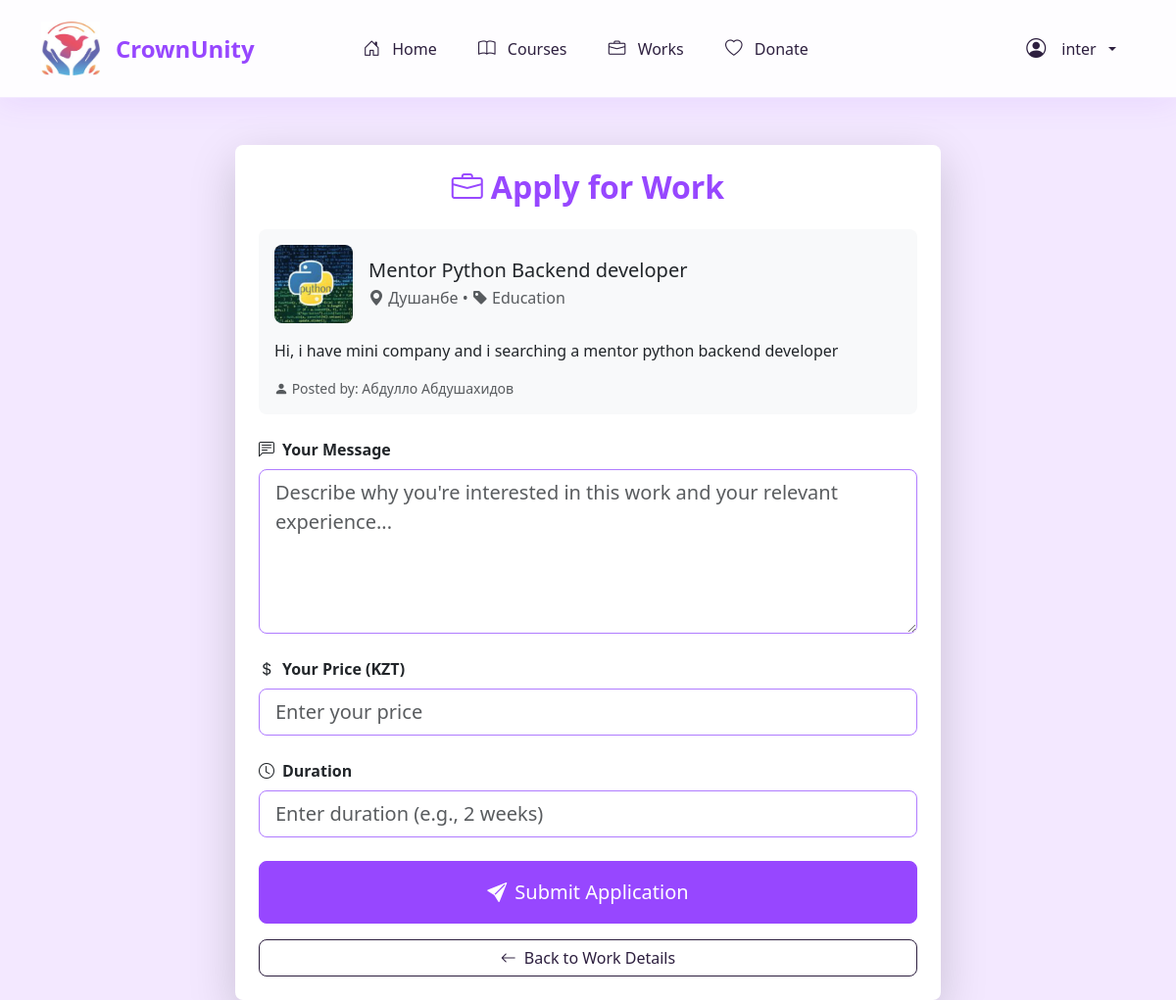
The app's page /application_create/2/ (signed in) with its own data.
### gender/models.py (models this page shows, shortened)
class User(AbstractUser):
    ROLES = (
        ('admin', 'Administrator'),
        ('user', 'User'),
        ('volunteer', 'Volunteer'),
        ('donor', 'Donor'),
    )
    phone = models.CharField(max_length=20, blank=True)
    role = models.CharField(max_length=10, choices=ROLES, default='user')
    registration_date = models.DateTimeField(default=timezone.now)

class Work(models.Model):
    title = models.CharField(max_length=100)
    description = models.TextField()
    category = models.ForeignKey(Category, on_delete=models.CASCADE)
    image = models.ImageField(upload_to="static/images/work", null=True, blank=True)
    video = models.FileField(upload_to="static/videos/work", max_length=255, null=True, blank=True)
    user = models.ForeignKey(User, on_delete=models.CASCADE)
    region = models.ForeignKey(Region, on_delete=models.CASCADE)
    address = models.CharField(max_length=255)
    created_on = models.DateTimeField(auto_now=True)
    is_active = models.BooleanField(default=True)

class Region(models.Model):
    name = models.CharField(max_length=50)
    image = models.ImageField(upload_to="static/images/region", null=True, blank=True)

class Category(models.Model):
    name = models.CharField(max_length=50)
    image = models.ImageField(upload_to="static/images/category", null=True, blank=True)

### gender/views.py (the view)
# urls.py: path("application_create/<int:pk>/", application_create_view, name="application_create"),
@login_required
def application_create_view(request, pk):
    work = get_object_or_404(Work, pk=pk)
    existing_application = Application.objects.filter(work=work, user=request.user).first()
    if existing_application:
        messages.warning(request, 'You have already applied for this work.')
        return redirect('work_detail', pk=work.id)
    if work.user == request.user:
        messages.error(request, 'You cannot apply for your own work.')
        return redirect('work_detail', pk=work.id)
    if request.method == 'POST':
        form = ApplicationForm(request.POST)
        if form.is_valid():
            application = form.save(commit=False)
            application.user = request.user
            application.work = work
            application.status = "IN PROCESS"
            application.save()
            messages.success(request, 'Your application has been submitted successfully!')
            return redirect('my_applications')
    else:
        form = ApplicationForm()
    return render(request, 'gender/application_create.html', {
        'form': form,
        'work': work
    })

### gender/forms.py
class ApplicationForm(forms.ModelForm):
    class Meta:
        model = Application
        fields = ['message', 'price', 'duration']
        widgets = {
            'message': forms.Textarea(attrs={'class': 'form-control', 'rows': 4, 'placeholder': 'Enter your message'}),
            'price': forms.NumberInput(attrs={'class': 'form-control', 'placeholder': 'Enter your price'}),
            'duration': forms.TextInput(attrs={'class': 'form-control', 'placeholder': 'Enter duration (e.g., 2 weeks)'}),
        }

### gender/templates/gender/application_create.html (shortened to what this page needs)
{% extends 'gender/base.html' %}
{% load django_bootstrap5 %}
{% block content %}
<div class="container mt-5">
    <div class="row justify-content-center">
        <div class="col-md-8">
            <div class="card shadow-lg border-0 rounded-3">
                <div class="card-body p-4">
                    <h2 class="text-center mb-4" style="color: var(--primary-purple); font-weight: 600;">
                        <i class="bi bi-briefcase me-2"></i>Apply for Work
                    </h2>
                    <div class="mb-4">
                        <div class="card bg-light border-0 rounded-3">
                            <div class="card-body">
                                <div class="d-flex align-items-center mb-3">
                                    <div class="flex-shrink-0">
                                        {% if work.image %}
                                            <img src="{{ work.image.url }}" alt="{{ work.title }}" class="rounded-3" style="width: 80px; height: 80px; object-fit: cover;">
                                        {% else %}
                                            <div class="bg-secondary rounded-3 d-flex align-items-center justify-content-center" style="width: 80px; height: 80px;">
                                                <i class="bi bi-briefcase text-white" style="font-size: 2rem;"></i>
                                            </div>
                                        {% endif %}
                                    </div>
                                    <div class="flex-grow-1 ms-3">
                                        <h5 class="card-title mb-1">{{ work.title }}</h5>
                                        <p class="card-text text-muted mb-0">
                                            <i class="bi bi-geo-alt-fill"></i> {{ work.region.name }} &bull;
                                            <i class="bi bi-tag-fill"></i> {{ work.category.name }}
                                        </p>
                                    </div>
                                </div>
                                <p class="card-text">{{ work.description|truncatewords:50 }}</p>
                                <div class="text-muted small">
                                    <i class="bi bi-person-fill"></i> Posted by: {{ work.user.get_full_name|default:work.user.username }}
                                </div>
                            </div>
                        </div>
                    </div>
                    <form method="post" class="needs-validation" novalidate>
                        <div class="mb-4">
                            <label for="{{ form.message.id_for_label }}" class="form-label fw-bold">
                                <i class="bi bi-chat-left-text me-2"></i>Your Message
                            </label>
                            <textarea name="{{ form.message.name }}" class="form-control form-control-lg rounded-3" rows="5"
                                    placeholder="Describe why you're interested in this work and your relevant experience..."
                                    style="border-color: var(--secondary-purple);">{{ form.message.value|default:'' }}</textarea>
                        </div>
                        <div class="mb-4">
                            <label for="{{ form.price.id_for_label }}" class="form-label fw-bold">
                                <i class="bi bi-currency-dollar me-2"></i>Your Price (KZT)
                            </label>
                            <input type="number" name="{{ form.price.name }}" class="form-control form-control-lg rounded-3"
                                   placeholder="Enter your price" value="{{ form.price.value|default:'' }}"
                                   style="border-color: var(--secondary-purple);">
                        </div>
                        <div class="mb-4">
                            <label for="{{ form.duration.id_for_label }}" class="form-label fw-bold">
                                <i class="bi bi-clock me-2"></i>Duration
                            </label>
                            <input type="text" name="{{ form.duration.name }}" class="form-control form-control-lg rounded-3"
                                   placeholder="Enter duration (e.g., 2 weeks)" value="{{ form.duration.value|default:'' }}"
                                   style="border-color: var(--secondary-purple);">
                        </div>
                        <div class="d-grid gap-3">
                            <button type="submit" class="btn btn-primary btn-lg rounded-3 py-3">
                                <i class="bi bi-send-fill me-2"></i>Submit Application
                            </button>
                            <a href="{% url 'work_detail' work.id %}" class="btn btn-outline-secondary rounded-3">
                                <i class="bi bi-arrow-left me-2"></i>Back to Work Details
                            </a>
                        </div>
                    </form>
                </div>
            </div>
        </div>
    </div>
</div>
{% endblock %}

### gender/templates/gender/base.html (shortened to what this page needs)
<!DOCTYPE html>
<html lang="en">
<head>
    {% load static %}
    {% load django_bootstrap5 %}
    {% bootstrap_css %}
    <link rel="stylesheet" href="https://cdn.jsdelivr.net/npm/bootstrap-icons@1.11.3/font/bootstrap-icons.min.css">
</head>
<body>
    <nav class="navbar navbar-expand-lg">
        <div class="container">
            <a class="navbar-brand" href="{% url 'landing' %}">
                <img style="height:55px;width: 60px;" src="{% static "gender/logo.jpg" %}" alt="">
                <p> </p>CrownUnity
            </a>
            <div class="collapse navbar-collapse" id="navbarNav">
                {% if user.is_authenticated %}
                <ul class="navbar-nav">
                    <li class="nav-item">
                        <a class="nav-link" href="{% url 'home' %}">
                            <i class="bi bi-house-door"></i> Home
                        </a>
                    </li>
                    <li class="nav-item">
                        <a class="nav-link {% if request.resolver_match.url_name == 'courses' %}active{% endif %}"
                           href="{% url 'courses' %}">
                            <i class="bi bi-book"></i> Courses
                        </a>
                    </li>
                    <li class="nav-item">
                        <a class="nav-link {% if request.resolver_match.url_name == 'work_list' %}active{% endif %}"
                           href="{% url 'work_list' %}">
                            <i class="bi bi-briefcase"></i> Works
                        </a>
                    </li>
                    <li class="nav-item">
                        <a class="nav-link" href="{% url 'donate' %}">
                            <i class="bi bi-heart"></i> Donate
                        </a>
                    </li>
                </ul>
                {% endif %}
                <div class="nav-auth-buttons">
                    {% if user.is_authenticated %}
                        <div class="nav-item dropdown profile-dropdown">
                            <a class="nav-link dropdown-toggle" href="#" id="navbarDropdown" role="button" data-bs-toggle="dropdown" aria-expanded="false">
                                <i class="bi bi-person-circle fs-5"></i>
                                <span>{{ user.username }}</span>
                            </a>
                        </div>
                    {% endif %}
                </div>
            </div>
        </div>
    </nav>
    <div class="container mt-4">
        {% block content %}{% endblock %}
    </div>
</body>
</html>

### gender/templates/gender/base.html (style rules this page uses)
:root { --primary-purple: #9747FF; --secondary-purple: #B07CFF; --light-purple: #F3E8FF; --accent-pink: #FF69B4; --text-dark: #2D1F3F; }
body { font-family: 'Segoe UI', system-ui, -apple-system, sans-serif; background-color: var(--light-purple); min-height: 100vh; top: 0 !important; }
.navbar { background: rgba(255, 255, 255, 0.9) !important; backdrop-filter: blur(10px); box-shadow: 0 4px 30px rgba(151, 71, 255, 0.1); border-bottom: 1px solid rgba(151, 71, 255, 0.1); padding: 1.5rem 0; transition: all 0.3s ease; position: relative; z-index: 1000; height: 100px; }
.navbar-brand { font-weight: 700; font-size: 1.5rem; color: var(--primary-purple) !important; display: flex; align-items: center; gap: 0.5rem; transition: all 0.3s ease; }
.nav-link { color: var(--text-dark) !important; font-weight: 500; padding: 0.5rem 1rem; border-radius: 10px; transition: all 0.3s ease; margin: 0 0.2rem; }
.nav-link i { margin-right: 0.5rem; font-size: 1.1rem; }
.nav-auth-buttons { margin-left: auto; display: flex; align-items: center; gap: 10px; position: relative; }
.profile-dropdown { position: relative; }
.profile-dropdown .nav-link { display: flex; align-items: center; gap: 0.5rem; padding: 0.5rem 1rem; border-radius: 50px; transition: all 0.3s ease; }
.navbar-nav { margin: 0 auto; display: flex; gap: 20px; }
.nav-item { display: flex; align-items: center; }
.navbar-brand { animation: fadeIn 0.5s ease-out; }
.nav-link { animation: slideIn 0.5s ease-out; animation-fill-mode: both; }
.nav-item:nth-child(1) .nav-link { animation-delay: 0.1s; }
.nav-item:nth-child(2) .nav-link { animation-delay: 0.2s; }
.nav-item:nth-child(3) .nav-link { animation-delay: 0.3s; }
.nav-item:nth-child(4) .nav-link { animation-delay: 0.4s; }

### gender/templates/gender/application_create.html (style rules this page uses)
.btn-primary { background-color: var(--primary-purple); border-color: var(--primary-purple); transition: all 0.3s ease; }
.btn-outline-secondary { color: var(--text-dark); border-color: var(--text-dark); }

### records on screen
User: username "inter"
Work: image (picture), title "Mentor Python Backend developer", region.name "Душанбе", category.name "Education", description "Hi, i have mini company and i searching a mentor python backend developer", user.get_full_name "Абдулло Абдушахидов"
